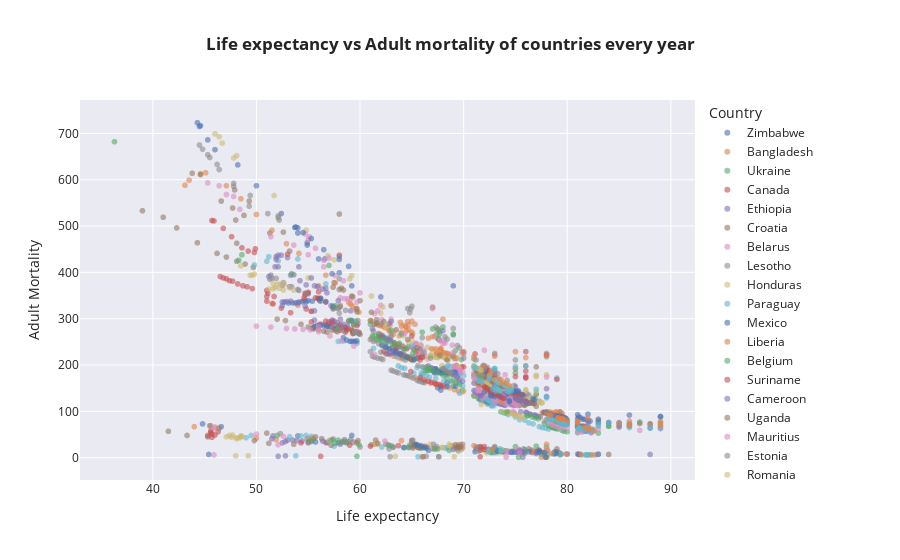

Write notebook code for a chart like this one.
### Code cell
px.scatter(df.sort_values(by='Year'),y='Adult Mortality',x='Life expectancy ',template='seaborn',color='Country',opacity=0.6,title='<b>Life expectancy vs Adult mortality of countries every year')
